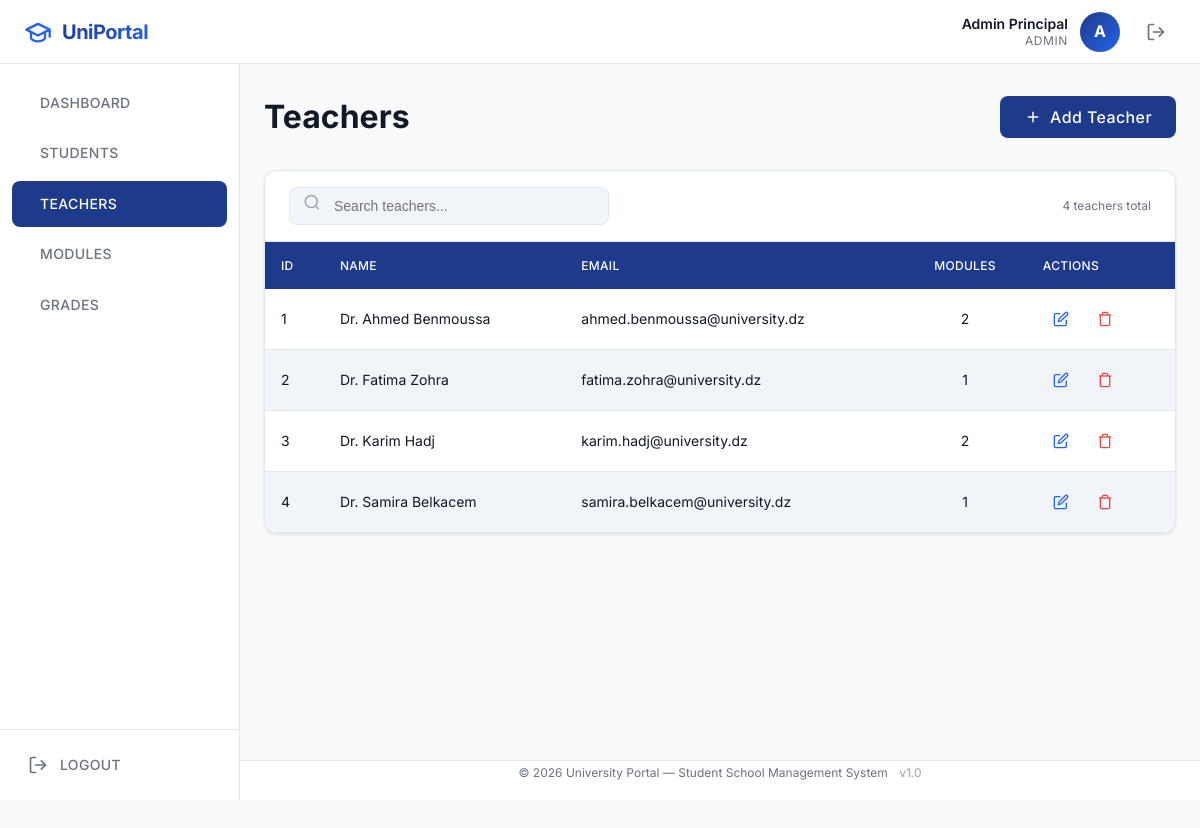
The app's page /admin/teachers.php (signed in) with its own data.
### tables this page shows
CREATE TABLE IF NOT EXISTS teachers (
    id          INT AUTO_INCREMENT PRIMARY KEY,
    name        VARCHAR(100)    NOT NULL,
    email       VARCHAR(150)    NOT NULL UNIQUE,
    password    VARCHAR(255)    NOT NULL,
    created_at  TIMESTAMP       DEFAULT CURRENT_TIMESTAMP,
    INDEX idx_teacher_email (email)
);

### includes/auth.php (called while the page is built, shortened)
<?php
function e(string $value): string
{
    return htmlspecialchars($value, ENT_QUOTES, 'UTF-8');
}

### admin/teachers.php (the view, shortened to what this page needs)
<?php
require_once __DIR__ . '/../includes/auth.php';
require_once __DIR__ . '/../config/database.php';
$teachers = $pdo->query("
    SELECT t.*, COUNT(m.id) AS module_count
    FROM teachers t
    LEFT JOIN modules m ON m.teacher_id = t.id
    GROUP BY t.id
    ORDER BY t.name
")->fetchAll();
include __DIR__ . '/../includes/header.php';
include __DIR__ . '/../includes/sidebar.php';
?>
<div class="page-header">
    <h1>Teachers</h1>
    <button class="btn btn-primary" onclick="openModal('teacher-modal')">
        <svg width="18" height="18" viewBox="0 0 24 24" fill="none" stroke="currentColor" stroke-width="2"><line x1="12" y1="5" x2="12" y2="19"/><line x1="5" y1="12" x2="19" y2="12"/></svg>
        Add Teacher
    </button>
</div>
<div class="table-container">
    <div class="table-toolbar">
        <div class="search-box">
            <span class="search-icon">
            </span>
            <input type="text" placeholder="Search teachers..." data-search-table="teachers-table">
        </div>
        <span class="text-small"><?php echo count($teachers); ?> teachers total</span>
    </div>
    <table id="teachers-table" class="responsive-table">
        <thead>
            <tr>
                <th>ID</th>
                <th>Name</th>
                <th>Email</th>
                <th class="text-center">Modules</th>
                <th>Actions</th>
            </tr>
        </thead>
        <tbody>
            <?php if (empty($teachers)): ?>
                <tr><td colspan="5" class="empty-state"><p>No teachers found</p></td></tr>
            <?php else: ?>
                <?php foreach ($teachers as $t): ?>
                    <tr>
                        <td data-label="ID"><?php echo $t['id']; ?></td>
                        <td data-label="Name"><?php echo e($t['name']); ?></td>
                        <td data-label="Email"><?php echo e($t['email']); ?></td>
                        <td data-label="Modules" class="text-center"><?php echo $t['module_count']; ?></td>
                        <td data-label="Actions">
                            <div class="action-btns">
                                <button class="btn-edit" onclick='editTeacher(<?php echo json_encode($t); ?>)' title="Edit">
                                    <svg width="16" height="16" viewBox="0 0 24 24" fill="none" stroke="currentColor" stroke-width="2"><path d="M11 4H4a2 2 0 0 0-2 2v14a2 2 0 0 0 2 2h14a2 2 0 0 0 2-2v-7"/><path d="M18.5 2.5a2.121 2.121 0 0 1 3 3L12 15l-4 1 1-4 9.5-9.5z"/></svg>
                                </button>
                                <form method="POST" id="delete-teacher-<?php echo $t['id']; ?>" style="display:inline;">
                                    <button type="button" class="btn-delete" onclick="confirmDelete('Delete this teacher? Their modules will be unassigned.', 'delete-teacher-<?php echo $t['id']; ?>')" title="Delete">
                                        <svg width="16" height="16" viewBox="0 0 24 24" fill="none" stroke="currentColor" stroke-width="2"><polyline points="3 6 5 6 21 6"/><path d="M19 6v14a2 2 0 0 1-2 2H7a2 2 0 0 1-2-2V6m3 0V4a2 2 0 0 1 2-2h4a2 2 0 0 1 2 2v2"/></svg>
                                    </button>
                                </form>
                            </div>
                        </td>
                    </tr>
                <?php endforeach; ?>
            <?php endif; ?>
        </tbody>
    </table>
</div>
<?php include __DIR__ . '/../includes/footer.php'; ?>

### assets/css/style.css (style rules this page uses)
:root { --primary: #1e3a8a; --secondary: #2563eb; --bg: #f8fafc; --text: #111827; --success: #22c55e; --danger: #ef4444; --white: #ffffff; --gray-100: #f1f5f9; --gray-200: #e2e8f0; --gray-400: #9ca3af; --gray-500: #6b7280; --primary-80: rgba(30, 58, 138, 0.8); --header-h: 64px; --sidebar-w: 240px; --footer-h: 40px; --radius: 8px; --radius-lg: 12px; --z-header: 1000; --z-sidebar: 900; --z-modal: 2000; --z-toast: 2500; --shadow-sm: 0 1px 3px rgba(0,0,0,0.1); --shadow-md: 0 4px 12px rgba(0,0,0,0.12); --shadow-lg: 0 10px 30px rgba(0,0,0,0.15); --transition: 0.3s ease; }
*, *::before, *::after { margin: 0; padding: 0; box-sizing: border-box; }
html { font-size: 16px; scroll-behavior: smooth; }
body { font-family: 'Inter', Arial, sans-serif; color: var(--text); background: var(--bg); line-height: 1.6; min-height: 100vh; -webkit-font-smoothing: antialiased; -moz-osx-font-smoothing: grayscale; }
h1 { font-size: 32px; font-weight: 700; line-height: 1.3; margin-bottom: 16px; }
small, .text-small { font-size: 12px; color: var(--gray-500); }
.page-header { display: flex; align-items: center; justify-content: space-between; flex-wrap: wrap; gap: 16px; margin-bottom: 32px; }
.page-header h1 { margin-bottom: 0; }
.btn { display: inline-flex; align-items: center; justify-content: center; gap: 8px; padding: 12px 24px; border: none; border-radius: var(--radius); font-family: inherit; font-size: 16px; font-weight: 500; letter-spacing: 0.025em; cursor: pointer; transition: all var(--transition); line-height: 1; text-decoration: none; }
.btn-primary { background: var(--primary); color: var(--white); }
.table-container { background: var(--white); border: 1px solid var(--gray-200); border-radius: var(--radius-lg); overflow: hidden; box-shadow: var(--shadow-sm); }
.table-toolbar { display: flex; align-items: center; justify-content: space-between; flex-wrap: wrap; gap: 16px; padding: 16px 24px; border-bottom: 1px solid var(--gray-200); }
table { width: 100%; border-collapse: collapse; font-size: 14px; }
thead th { background: var(--primary); color: var(--white); font-weight: 500; text-align: left; padding: 14px 16px; white-space: nowrap; letter-spacing: 0.025em; text-transform: uppercase; font-size: 12px; }
tbody td { padding: 12px 16px; border-bottom: 1px solid var(--gray-200); vertical-align: middle; }
tbody tr:nth-child(even) { background: var(--gray-100); }
.text-center { text-align: center; }
.action-btns { display: flex; gap: 8px; align-items: center; }
.btn-edit, .btn-delete { width: 36px; height: 36px; border-radius: 50%; border: none; cursor: pointer; display: inline-flex; align-items: center; justify-content: center; transition: all var(--transition); background: transparent; }
.btn-edit { color: var(--secondary); }
.btn-delete { color: var(--danger); }
.search-box { position: relative; max-width: 320px; flex: 1; }
.search-box input { width: 100%; padding: 10px 16px 10px 44px; border: 1px solid var(--gray-200); border-radius: var(--radius); font-size: 14px; background: var(--gray-100); transition: all var(--transition); }
.search-box .search-icon { position: absolute; left: 14px; top: 50%; transform: translateY(-50%); color: var(--gray-400); pointer-events: none; }

### records on screen
teachers: id "1", name "Dr. Ahmed Benmoussa", email "ahmed.benmoussa@university.dz", module_count "2"
teachers: id "2", name "Dr. Fatima Zohra", email "fatima.zohra@university.dz", module_count "1"
teachers: id "3", name "Dr. Karim Hadj", email "karim.hadj@university.dz", module_count "2"
teachers: id "4", name "Dr. Samira Belkacem", email "samira.belkacem@university.dz", module_count "1"

### other values on screen
$userName "Admin Principal"
$userRole "ADMIN"
substr($userName, 0, 1) "A"
$item['label'] "DASHBOARD"
$item['label'] "STUDENTS"
$item['label'] "TEACHERS"
$item['label'] "MODULES"
$item['label'] "GRADES"
count($teachers) "4"
